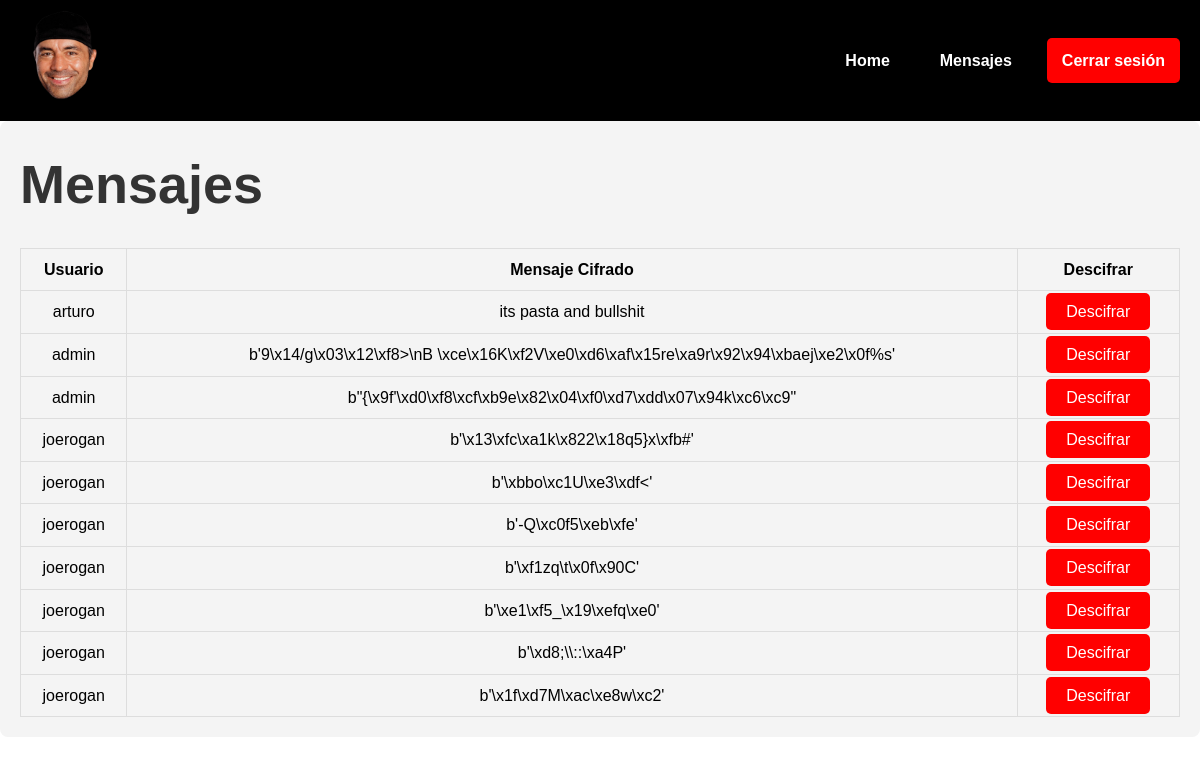
Page /mensajes (signed in) on the committed database.
### tables this page shows
CREATE TABLE messages (
            message_id INTEGER PRIMARY KEY AUTOINCREMENT,
            user_id INTEGER NOT NULL,
            message TEXT NOT NULL, iv BLOB, hmac TEXT,
            FOREIGN KEY (user_id) REFERENCES users(id)
        );

CREATE TABLE users (
            id INTEGER PRIMARY KEY AUTOINCREMENT,
            username TEXT NOT NULL UNIQUE,
            password TEXT NOT NULL
        );

### app.py (the view)
@app.route('/mensajes')
def mensajes():
    if 'user_id' not in session:
        return redirect(url_for('login'))
    conn = get_db_connection()
    messages = conn.execute('''
        SELECT users.username, messages.message
        FROM messages
        JOIN users ON messages.user_id = users.id
    ''').fetchall()
    conn.close()
    return render_template('mensajes.html', messages=messages)

### app.py (called while the page is built)
def get_db_connection():
    conn = sqlite3.connect('database.db')
    conn.row_factory = sqlite3.Row
    return conn

@app.context_processor #Esto es para que el header sepa en cualquier html si el usuario está logueado o no
def inject_user():
    return dict(is_logged_in='user_id' in session)

### templates/mensajes.html (shortened to what this page needs)
<!DOCTYPE html>
<html lang="es">
<head>
    <link rel="stylesheet" href="/static/css/styles.css">
</head>
<body>
    <header>
        <nav>
            <div class="logo">
                <img src="{{ url_for('static', filename='img/joe.png') }}" alt="Logo">
            </div>
            <ul class="menu">
                <li><a href="{{ url_for('index') }}">Home</a></li>
                <li><a href="{{ url_for('mensajes') }}">Mensajes</a></li>
                {% if is_logged_in %}
                    <li><a href="{{ url_for('logout') }}" class="btn">Cerrar sesión</a></li>
                {% else %}
                    <li><a href="{{ url_for('login') }}" class="btn">Iniciar sesión</a></li>
                    <li><a href="{{ url_for('register') }}" class="btn">Registrar</a></li>
                {% endif %}
            </ul>
        </nav>
    </header>
    <section class="formato-mensajes">
        <h1 class="titulo-mensajes">Mensajes</h1>
        <table class="elementos-tabla">
            <thead>
                <tr>
                    <th>Usuario</th>
                    <th>Mensaje Cifrado</th>
                    <th>Descifrar</th>
                </tr>
            </thead>
            <tbody>
                {% for message in messages %}
                <tr>
                    <td>{{ message.username }}</td>
                    <td>{{ message.message }}</td>
                    <td><a href="#" class="btn">Descifrar</a></td>
                </tr>
                {% endfor %}
            </tbody>
        </table>
    </section>
</body>
</html>

### static/css/styles.css (style rules this page uses)
* { margin: 0; padding: 0; box-sizing: border-box; }
body { font-family: 'Poppins', sans-serif; background-color: white; color: black; line-height: 1.6; }
header { background-color: black; padding: 10px 0; }
nav { display: flex; justify-content: space-between; align-items: center; max-width: 1200px; margin: 0 auto; padding: 0 20px; }
.logo { font-size: 24px; color: white; }
.logo img { width: 90px; height: auto; }
.menu { display: flex; align-items: center; list-style: none; padding: 0; margin: 0; }
.menu li { margin-left: 20px; }
.menu a { text-decoration: none; color: white; font-weight: bold; padding: 10px 15px; display: flex; align-items: center; }
.btn { color: white; background-color: red; text-decoration: none; border-radius: 5px; padding: 10px 20px; }
.formato-mensajes { padding: 20px; background-color: #f4f4f4; border-radius: 8px; margin-bottom: 20px; }
.titulo-mensajes { font-size: 54px; font-weight: bold; color: #333; }
.elementos-tabla { width: 100%; border-collapse: collapse; margin-top: 20px; border: 1px solid #ddd; }
.elementos-tabla th, .elementos-tabla td { border: 1px solid #ddd; padding: 8px; text-align: center; }

### rows in the picture
messages: username "arturo", message "its pasta and bullshit"
messages: username "admin", message "b'9\\x14/g\\x03\\x12\\xf8>\\nB \\xce\\x16K\\xf2V\\xe0\\xd6\\xaf\\x15re\\xa9r\\x92\\x94\\xbaej\\xe2\\x0f%s'"
messages: username "admin", message "b\"{\\x9f'\\xd0\\xf8\\xcf\\xb9e\\x82\\x04\\xf0\\xd7\\xdd\\x07\\x94k\\xc6\\xc9\""
messages: username "joerogan", message "b'\\x13\\xfc\\xa1k\\x822\\x18q5}x\\xfb#'"
messages: username "joerogan", message "b'\\xbbo\\xc1U\\xe3\\xdf<'"
messages: username "joerogan", message "b'-Q\\xc0f5\\xeb\\xfe'"
messages: username "joerogan", message "b'\\xf1zq\\t\\x0f\\x90C'"
messages: username "joerogan", message "b'\\xe1\\xf5_\\x19\\xefq\\xe0'"
messages: username "joerogan", message "b'\\xd8;\\\\::\\xa4P'"
messages: username "joerogan", message "b'\\x1f\\xd7M\\xac\\xe8w\\xc2'"
